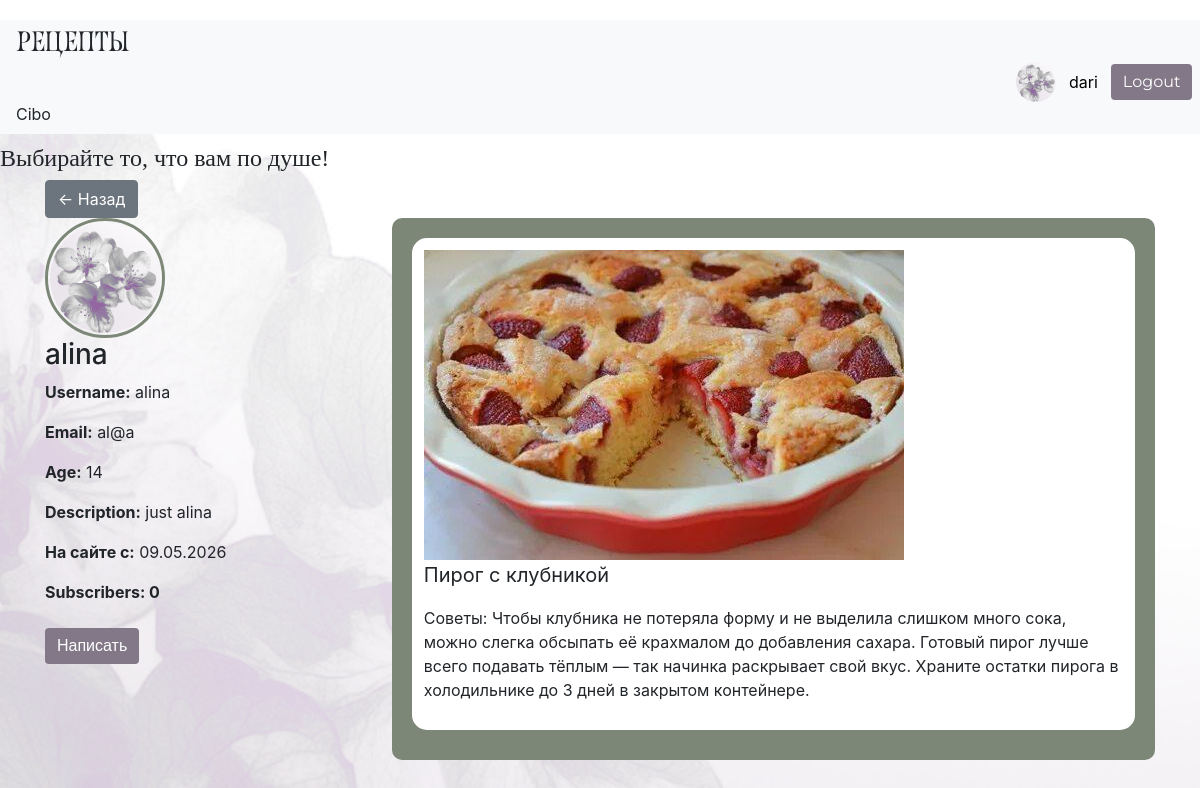
/profile/3 (signed in), run on the app's committed database.
### data/user.py (models this page shows, shortened)
class User(SqlAlchemyBase, UserMixin):
    __tablename__ = 'users'
    id = sa.Column(sa.Integer, primary_key=True, autoincrement=True)
    email = sa.Column(sa.String, index=True, unique=True, nullable=False)
    username = sa.Column(sa.String, nullable=True)
    name = sa.Column(sa.String, nullable=True)
    age = sa.Column(sa.Integer, nullable=True)
    description = sa.Column(sa.String, nullable=True)
    hashed_password = sa.Column(sa.String, nullable=True)
    avatar = sa.Column(sa.String, nullable=True)
    subscribers = sa.Column(sa.Integer, default=0)
    created_at = sa.Column(sa.DateTime, default=sa.func.now())
    recipes = relationship("Recipe", back_populates="user")

### data/recipes.py (models this page shows)
class Recipe(SqlAlchemyBase):
    __tablename__ = 'recipes'
    id = sa.Column(sa.Integer, primary_key=True, autoincrement=True)
    user_id = sa.Column(sa.Integer, sa.ForeignKey('users.id'))
    created_at = sa.Column(sa.DateTime, default=sa.func.now())
    title = sa.Column(sa.String, nullable=True)
    text = sa.Column(sa.String, nullable=True)
    image = sa.Column(sa.String, nullable=True)
    category = sa.Column(sa.String, nullable=True)
    cuisine = sa.Column(sa.String, nullable=True)
    complexity = sa.Column(sa.Integer, nullable=True)
    ingredients = sa.Column(sa.String, nullable=False)
    cooking_time = sa.Column(sa.Integer, nullable=True)
    type = sa.Column(sa.String, nullable=True)
    likes = sa.Column(sa.Integer, default=0)
    views = sa.Column(sa.Integer, default=0)
    food_intake = sa.Column(sa.String, nullable=True)
    manual = sa.Column(sa.String, nullable=True)
    user = relationship("User", back_populates="recipes")
    comments = relationship("Comment", back_populates="recipe", cascade="all, delete")

### main.py (the view)
@app.route('/profile/<int:user_id>')
def profile(user_id):
    session = create_session()
    user = session.get(User, user_id)
    if not user:
        return "Пользователь не найден"
    recipes = session.query(Recipe).filter(Recipe.user_id == user.id).all()
    return render_template("profile.html", user=user, recipes=recipes)

### data/db_session.py (called while the page is built)
def create_session() -> Session:
    global __factory
    return __factory()

### main.py (called while the page is built)
@login_manager.user_loader
def load_user(user_id):
    session = create_session()
    return session.get(User, user_id)

### templates/profile.html (shortened to what this page needs)
{% extends "base.html" %}
{% block content %}
<a href="{{'/'}}" class="btn btn-secondary">← Назад</a>
<div class="profile-container">
    <div class="profile-left">
        <img src="{{ url_for('static', filename=user.avatar or 'img/base_av.png') }}"
             class="profile-avatar">
        <h3>{{ user.name }}</h3>
        <p><b>Username:</b> {{ user.username }}</p>
        <p><b>Email:</b> {{ user.email }}</p>
        <p><b>Age:</b> {{ user.age }}</p>
        <p><b>Description:</b> {{ user.description }}</p>
        <p><b>На сайте с:</b> {{ user.created_at.strftime('%d.%m.%Y') }}</p>
        <p>
            <b>
                {% if user.subscribers > 0 %}
                    <a href="{{ url_for('subscribers', user_id=user.id) }}"
                       style="text-decoration: none; color: inherit;">
                       Subscribers: {{ user.subscribers }}
                    </a>
                {% else %}
                    Subscribers: {{ user.subscribers }}
                {% endif %}
            </b>
        </p>
        {% if current_user.is_authenticated and current_user.id == user.id %}
            <a href="/edit_profile" class="btn btn-custom-green mt-2">
                Редактировать
            </a>
            <a href="/chats" class="btn btn-custom-purple mt-2">Чаты</a>
            <a href="/subscriptions" class="btn btn-sm btn-dark mt-2">
                Мои подписки
            </a>
        {% else %}
            <a href="/chat/{{ user.id }}" class="btn btn-custom-purple mt-2">
                Написать
            </a>
        {% endif %}
    </div>
    <div class="profile-right">
        {% if recipes %}
            {% for recipe in recipes %}
                <div class="recipe-card">
                    {% if recipe.image %}
                        <img src="{{ url_for('static', filename=recipe.image) }}">
                    {% endif %}
                    <p style="font-size: 20px;">{{ recipe.title }}</p>
                    <p>{{ recipe.text }}</p>
                </div>
            {% endfor %}
        {% else %}
            <div class="no-recipes">
                {{ user.name }} пока не опубликовал(а) ни одного рецепта
            </div>
        {% endif %}
    </div>
</div>
{% endblock %}

### templates/base.html (shortened to what this page needs)
<!DOCTYPE html>
<html lang="en">
<head>
    <link rel="stylesheet"
          href="https://stackpath.bootstrapcdn.com/bootstrap/4.4.1/css/bootstrap.min.css"
>
    <link rel="stylesheet" href="{{ url_for('static', filename='css/style.css') }}">
</head>
<body>
<header>
    <nav class="navbar navbar-light bg-light d-flex justify-content-between">
        <h3 class="mb-0 logo-text">Рецепты</h3>
        <div class="d-flex align-items-center">
            {% if current_user.is_authenticated %}
                 <a href="/profile/{{ current_user.id }}" class="d-flex align-items-center user-link">
                     <img src="{{ url_for('static', filename=current_user.avatar or 'img/base_av.png') }}"
                          style="width:40px; height:40px; border-radius:50%; object-fit:cover; margin-right:8px;">
                     <span class="mr-2">
                         {{ current_user.name }}
                     </span>
                 </a>
                 <a href="/logout" class="btn btn-custom-purple">Logout</a>
            {% else %}
                 <a href="/register" class="btn btn-custom-green">Register</a>
                 <a href="/login" class="btn btn-custom-purple">Sign in</a>
            {% endif %}
        </div>
        <span class="mr-3">Cibo</span>
    </nav>
    <h4 class="header h4">Выбирайте то, что вам по душе!</h4>
</header>
<main role="main" class="container">
    {% block content %}{% endblock %}
</main>
<link href="https://cdn.jsdelivr.net/npm/sweetalert2@11/dist/sweetalert2.min.css" rel="stylesheet">
</body>
</html>

### static/css/style.css (style rules this page uses)
body { background-image: url('/static/img/fon.png'); background-size: cover; background-repeat: no-repeat; background-position: center; background-attachment: fixed; padding-top: 20px; }
.btn-custom-purple { background-color: #827887; color: white; border: none; font-family: 'Montserrat', sans-serif; }
.logo-text { font-family: 'Roshcha', serif !important; }
header h4 { font-family: 'Playfair Display', serif; font-size: 22px; margin-top: 10px; }
.navbar .d-flex.align-items-center { margin-left: 500px; gap: 5px; }
.profile-container { display: flex; gap: 20px; }
.profile-left { width: 30%; }
.profile-avatar { width: 120px; height: 120px; border-radius: 50%; object-fit: cover; border: 3px solid #7d8778; padding: 2px; }
.profile-right { width: 70%; background-color: #7d8778; padding: 20px; border-radius: 10px; }
.user-link { text-decoration: none; color: black; }
.recipe-card { background: white; border-radius: 15px; padding: 10px; margin-bottom: 10px; border: 2px solid white; }
.recipe-card { background: white; border-radius: 15px; padding: 10px; }

### data on the page
User: name "dari"
User: name "alina", username "alina", email "al@a", age "14", description "just alina", created_at "09.05.2026", subscribers "0"
Recipe: image (picture), title "Пирог с клубникой", text "Советы: Чтобы клубника не потеряла форму и не выделила слишком много сока, можно слегка обсыпать её крахмалом до добавления сахара. Готовый пирог лучше всего подавать тёплым — так начинка раскрывает свой вкус. Храните остатки пирога в холодильнике до 3 дней в закрытом контейнере."
